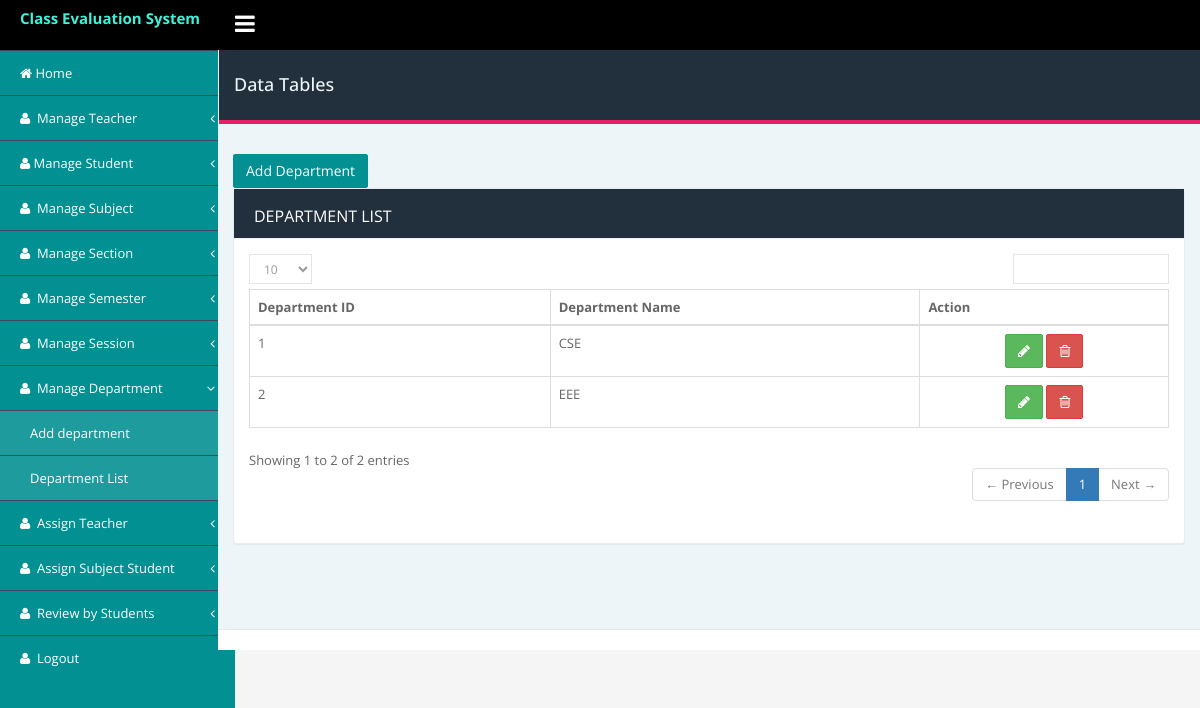
/admin/department/department_list.php (signed in), run on the app's committed database.
### tables this page shows
CREATE TABLE `department` (
  `id` int(11) NOT NULL,
  `department_name` varchar(250) NOT NULL,
  `status` tinyint(4) NOT NULL DEFAULT '1' COMMENT '0=inactive,1=active',
  `created_at` datetime NOT NULL,
  `updated_at` timestamp NOT NULL DEFAULT CURRENT_TIMESTAMP
);

### admin/department/department_list.php (the view, shortened to what this page needs)
<?php include('../includes/db/connection_db.php');?>
<!DOCTYPE html>
<html lang="en">
    <head>
    <?php include('../includes/head_link.php');?>
    </head>
    <body class="fixed-top">
        <div id="wrapper">
           <?php include('../includes/nav_header.php');?>
            <div class="page-container">
                <?php include('../includes/left_sidebar.php');?>
                <div class="page-content-wrapper">
                     <div class="content-wrapper container">
                        <div class="row">
                            <div class="col-sm-12">
                                <div class="page-title">
                                    <div class="row">
                                        <h4 class="pull-left">Data Tables</h4>
                                    </div>
                                </div>
                            </div>
                        </div>
                        <a href="add_department.php" class="btn btn-primary">Add Department</a>
                        <div class="row">
                            <div class="col-md-12">
                                <div class="panel panel-card recent-activites">
                                    <div class="panel-heading">
                                       Department List
                                    </div>
                                    <div class="panel-body">
                                        <div class="table-responsive">
                                            <table id="basic-datatables" class="table table-bordered">
                                                <thead>
                                                    <tr>
                                                        <th> Department ID</th>
                                                        <th> Department Name</th>
                                                        <th> Action</th>
                                                    </tr>
                                                </thead>
                                                <tbody>
                                                <?php
                                                $sql = "SELECT * from department where status = 1";
                                                $result = $conn->query($sql);
                                                if ($result->num_rows > 0) {
                                                while($row = $result->fetch_assoc()) { ?>
                                                <tr>
                                                    <td><?php echo $row['id'];?></td>
                                                    <td><?php echo $row['department_name'];?></td>
                                                    <td class="text-center">
                                                        <a href="update_Department.php?id=<?php echo $row['id']?>"class="btn btn-success">
                                                        <i class="fa fa-pencil"></i>
                                                        </a>
                                                        <a onclick="return confirm('Are you sure want to delete')" href="<?=$base?>/sql/delete_sql.php?delete=delete_department&&id=<?php echo $row['id']?>" data-toggle="tooltip" title="" class="btn btn-danger" data-original-title="Delete">
                                                            <i class="fa fa-trash-o"></i>
                                                        </a>
                                                    </td>
                                                </tr>
                                                    <?php } } ?>
                                                </tbody>
                                            </table>
                                        </div>
                                    </div>
                                </div>
                            </div>
                        </div>
                    </div>
                   <?php include('../includes/footer.php');?>
            </div>
        </div>
    </body>
</html>

### admin/assets/css/style.css (style rules this page uses)
body { font-family: 'Open Sans', sans-serif; font-size: 13px; line-height: 1.42857143; color: #666; background-color: #f5f5f5; min-height: 100%; margin: 0px; padding: 0px; line-height: 24px; overflow-x: hidden; font-weight: 400; }
a { color: #3ff1d8; text-decoration: none; }
.table-responsive { min-height: .01%; overflow-x: hidden; }
.btn-primary { color: #fff; background-color: #36c6d3; border-color: #039092; }
.btn:not(.btn-raised).btn-primary, .input-group-btn .btn:not(.btn-raised).btn-primary { color: #fff; }
.panel { min-width:250px; }
.btn { text-transform: capitalize; font-weight: 400; letter-spacing: 0px; border-radius:2px; -webkit-border-radius: 2px; }
.btn-primary { background-color: #039092; }
.fixed-top .page-container { margin-top: 50px; }
.page-container { margin: 0; padding: 0; position: relative; }
.content-wrapper.container { width: 100%; }
.page-title { margin: 0px; margin-left: -14px; margin-right: -15px; padding-left: 30px; padding-right: 30px; padding-top: 15px; padding-bottom: 15px; margin-bottom: 30px; background-color: #222f3c; color:#eef5f9!important; border-bottom: 4px solid #E91E63; }
.content-wrapper.container { padding-bottom:45px; }
.page-content-wrapper { margin-left: 218px; margin-top: 0; min-height: 600px; background: #eef5f9; position: relative; }
.panel { border: 1px solid #e7ecf1!important; border-radius: 0px; }
.panel-heading { border-bottom: 1px solid #eef1f5; padding: 15px 20px 10px; border-top-left-radius: 0px; border-top-right-radius: 0px; font-size: 16px; text-transform:uppercase; }
[class*="panel-"] > .panel-heading { border: 0; border-bottom: 1px solid #eef1f5; background-color: #222f3c; color: #fff; }
.panel { margin-bottom: 20px; background-color: #fff; border: 1px solid transparent; border-radius: 4px; -webkit-box-shadow: 0 1px 1px rgba(0,0,0,.05); box-shadow: 0 1px 1px rgba(0,0,0,.05); }

### data on the page
department: id "1", department_name "CSE"
department: id "2", department_name "EEE"
